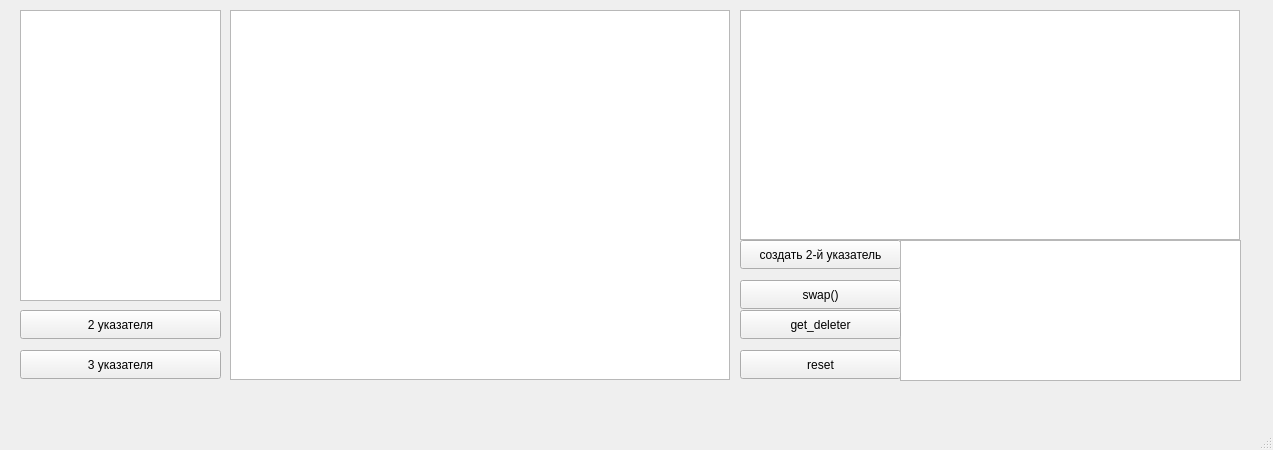
<?xml version="1.0" encoding="UTF-8"?>
<ui version="4.0">
 <class>MainWindow</class>
 <widget class="QMainWindow" name="MainWindow">
  <property name="geometry">
   <rect>
    <x>0</x>
    <y>0</y>
    <width>1273</width>
    <height>450</height>
   </rect>
  </property>
  <property name="windowTitle">
   <string>MainWindow</string>
  </property>
  <widget class="QWidget" name="centralwidget">
   <widget class="QTextBrowser" name="textBrowser">
    <property name="geometry">
     <rect>
      <x>20</x>
      <y>10</y>
      <width>201</width>
      <height>291</height>
     </rect>
    </property>
   </widget>
   <widget class="QPushButton" name="pushButton">
    <property name="geometry">
     <rect>
      <x>20</x>
      <y>310</y>
      <width>201</width>
      <height>29</height>
     </rect>
    </property>
    <property name="text">
     <string>2 указателя</string>
    </property>
   </widget>
   <widget class="QPushButton" name="pushButton_2">
    <property name="geometry">
     <rect>
      <x>20</x>
      <y>350</y>
      <width>201</width>
      <height>29</height>
     </rect>
    </property>
    <property name="text">
     <string>3 указателя</string>
    </property>
   </widget>
   <widget class="QGraphicsView" name="graphicsView">
    <property name="geometry">
     <rect>
      <x>230</x>
      <y>10</y>
      <width>500</width>
      <height>370</height>
     </rect>
    </property>
   </widget>
   <widget class="QGraphicsView" name="graphicsView_2">
    <property name="geometry">
     <rect>
      <x>740</x>
      <y>10</y>
      <width>500</width>
      <height>230</height>
     </rect>
    </property>
   </widget>
   <widget class="QPushButton" name="pushButton_3">
    <property name="geometry">
     <rect>
      <x>740</x>
      <y>240</y>
      <width>161</width>
      <height>29</height>
     </rect>
    </property>
    <property name="text">
     <string>создать 2-й указатель</string>
    </property>
   </widget>
   <widget class="QPushButton" name="pushButton_4">
    <property name="geometry">
     <rect>
      <x>740</x>
      <y>350</y>
      <width>161</width>
      <height>29</height>
     </rect>
    </property>
    <property name="text">
     <string>reset</string>
    </property>
   </widget>
   <widget class="QPushButton" name="pushButton_5">
    <property name="geometry">
     <rect>
      <x>740</x>
      <y>280</y>
      <width>161</width>
      <height>29</height>
     </rect>
    </property>
    <property name="text">
     <string>swap()</string>
    </property>
   </widget>
   <widget class="QTextBrowser" name="textBrowser_2">
    <property name="geometry">
     <rect>
      <x>900</x>
      <y>240</y>
      <width>341</width>
      <height>141</height>
     </rect>
    </property>
   </widget>
   <widget class="QPushButton" name="pushButton_6">
    <property name="geometry">
     <rect>
      <x>740</x>
      <y>310</y>
      <width>161</width>
      <height>29</height>
     </rect>
    </property>
    <property name="text">
     <string>get_deleter</string>
    </property>
   </widget>
  </widget>
  <widget class="QMenuBar" name="menubar">
   <property name="geometry">
    <rect>
     <x>0</x>
     <y>0</y>
     <width>1273</width>
     <height>25</height>
    </rect>
   </property>
  </widget>
  <widget class="QStatusBar" name="statusbar"/>
 </widget>
 <resources/>
 <connections/>
</ui>
